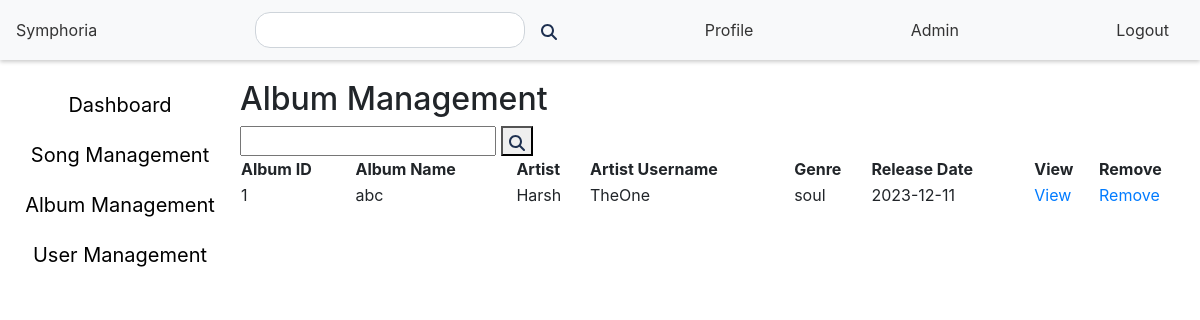
Before: /admin/album_management (signed in) with the older database file.
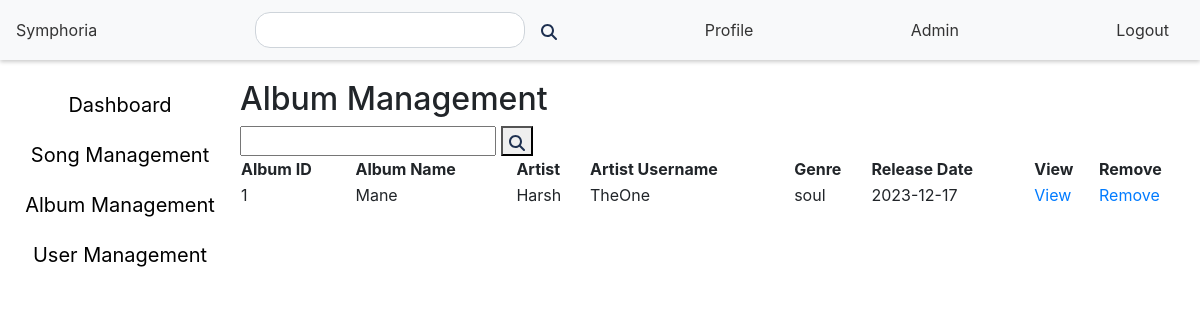
After: the same page with the newer database file.
### models.py (models this page shows, shortened)
class Album(db.Model):
    id = db.Column(db.Integer, primary_key=True)
    name = db.Column(db.String(64), nullable=False)
    release_date = db.Column(db.Date)
    genre = db.Column(db.String(64))
    thumbnail = db.Column(db.String(255), nullable=False, unique=True)
    artist_id = db.Column(db.Integer, db.ForeignKey('user.id'), nullable=False)

class User(db.Model):
    id = db.Column(db.Integer, primary_key=True)
    username = db.Column(db.String(32), unique=True, nullable=False)
    passhash = db.Column(db.String(512), nullable=False)
    name = db.Column(db.String(64), nullable=False)
    role = db.Column(db.String(20), nullable=False)
    blacklist = db.Column(db.Boolean, default=False)
    albums = db.relationship('Album', backref='artist', lazy=True)
    songs = db.relationship('Song', backref='artist', lazy=True)
    playlists = db.relationship('Playlist', backref='user', lazy=True)
    admins = db.relationship('Admin', backref='user', lazy=True)
    @property
    def password(self):
        raise AttributeError('Password is not a readable attribute')

### routes.py (the view)
@app.route('/admin/album_management', methods=['GET','POST'])
def album_management():
    if 'user_id' not in session or (Admin.query.filter_by(id=session['user_id']).first() is None):
        flash('Please log in', 'info')
        return redirect(url_for('admin_login'))
    else:
        if request.method == 'POST':
            album_search = request.form.get('album_search')
            session['album_search_admin'] = album_search
            albums = Album.query.filter(Album.name.like(f'%{album_search}%')).all()
            return render_template('album_management.html', albums=albums, Admin=Admin)
        else:
            albums = Album.query.all()
            return render_template('album_management.html', albums=albums, Admin=Admin)

### templates/album_management.html (shortened to what this page needs)
{% extends 'layout.html' %}
{% block content %}
    <nav class="navbar">
        <a href="/">Symphoria</a>
        <form action="/search" method="POST">
            {% if session['search'] %}
                <input type="text" name="search" value="{{ session['search'] }}">
            {% else %}
                <input type="text" name="search" value="">
            {% endif %}
            <button type="submit"><img src="{{ url_for('static', filename='magnifying-glass-solid.svg') }}" alt=""></button>
        </form>
        <a href="/profile">Profile</a>
        {% if Admin.query.filter_by(id=session['user_id']).first() %}
            <a href="/admin">Admin</a>
        {% endif %}
        <a href="/logout">Logout</a>
    </nav>
    <div class="content-container">
    <div class="menubar">
        <a href="/admin">Dashboard</a>
        <a href='/admin/song_management'>Song Management</a>
        <a href='/admin/album_management'>Album Management</a>
        <a href="/admin/user_management">User Management</a>
    </div>
    <div class="info">
        <h2>Album Management</h2>
        <form method="POST">
            {% if session['album_search_admin'] %}
                <input type="text" name="album_search" value="{{ session['album_search_admin'] }}">
            {% else %}
                <input type="text" name="album_search" value="">
            {% endif %}
            <button type="submit"><img src="{{ url_for('static', filename='magnifying-glass-solid.svg') }}" alt=""></button>
        </form>
        <table>
            <tr>
                <th>Album ID</th>
                <th>Album Name</th>
                <th>Artist</th>
                <th>Artist Username</th>
                <th>Genre</th>
                <th>Release Date</th>
                <th>View</th>
                <th>Remove</th>
            </tr>
            {% for album in albums %}
                <tr>
                    <td>{{ album.id }}</td>
                    <td>{{ album.name }}</td>
                    <td>{{ album.artist.name }}</td>
                    <td>{{ album.artist.username }}</td>
                    <td>{{ album.genre }}</td>
                    <td>{{ album.release_date }}</td>
                    <td><a href="/album/{{ album.id }}">View</a></td>
                    <td><a href="/remove/album/{{ album.id }}">Remove</a></td>
                </tr>
            {% endfor %}
        </table>
    </div>
    </div>
{% endblock %}

Changed rows visible on the page:
changed Album "soul": name "abc" → "Mane"; release_date "2023-12-11" → "2023-12-17"
